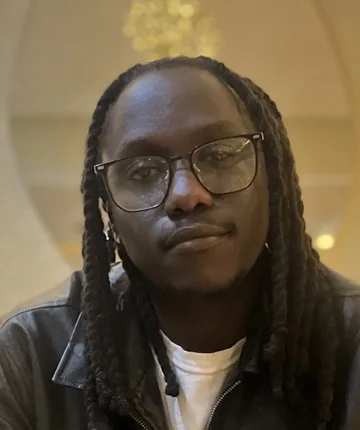
#> input picture assets/riley-headshot.webp, 360 x 430 px
$ python build-hero-assets.py
#> lines starting #> are read from the running program, lines starting #| are printed output that depends on the picture
#!/usr/bin/env python3
"""Build the site's still image assets from the source photos in assets/.

The hero video pipeline from the brief is intentionally not used; the hero is the
transparent full-body cutout. This script produces:

  public/portrait-full.webp   full-body cutout for the hero (transparent WebP)
  public/portrait-full-360.webp  smaller variant for phones
  public/portrait-bust.webp   480x600 head-to-shirt crop for the ID card
  public/og.jpg               1200x630 social preview

Requires: Pillow, fontTools and brotli (`pip install pillow fonttools brotli`).
Usage:    python3 scripts/build-hero-assets.py
"""
from io import BytesIO
from pathlib import Path

from fontTools.ttLib import TTFont
from PIL import Image, ImageDraw, ImageFont

ROOT = Path(__file__).resolve().parent.parent
SRC = ROOT / "assets"
PUB = ROOT / "public"
PAPER = (244, 242, 238)
INK = (13, 13, 13)
MUTE = (95, 93, 88)


def woff2_font(name: str, size: int, wght: int | None = None) -> ImageFont.FreeTypeFont:
    """Load a self-hosted .woff2 from src/fonts as a Pillow font."""
    f = TTFont(ROOT / "src" / "fonts" / name)
    f.flavor = None
    buf = BytesIO()
    f.save(buf)
    buf.seek(0)
    font = ImageFont.truetype(buf, size)
    if wght is not None:
        try:
            font.set_variation_by_axes([wght])
        except OSError:
            pass
    return font


def bust() -> None:
    im = Image.open(SRC / "riley-headshot.webp").convert("RGB")
#> im is the input picture: PIL image 360x430 RGB; mean R, G, B 102.7, 88.1, 65.9
    w, h = im.size
#> w = 360; h = 430
    target = 480 / 600
    cw = min(w, round(h * target))
#> cw = 344
    ch = round(cw / target)
#> ch = 430
    left = (w - cw) // 2
#> left = 8
    im.crop((left, 0, left + cw, ch)).resize((480, 600), Image.LANCZOS).save(PUB / "portrait-bust.webp", quality=86, method=6)
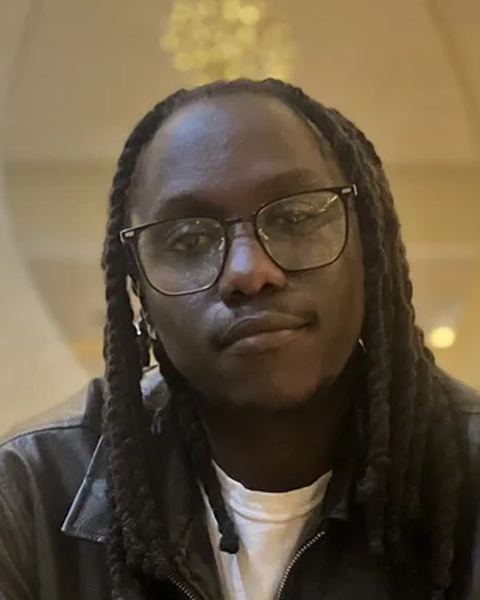
#> saved as portrait-bust.webp: PIL image 480x600 RGB; mean R, G, B 101, 86.6, 64.7


def full() -> Image.Image:
    im = Image.open(SRC / "riley-cutout.webp").convert("RGBA")
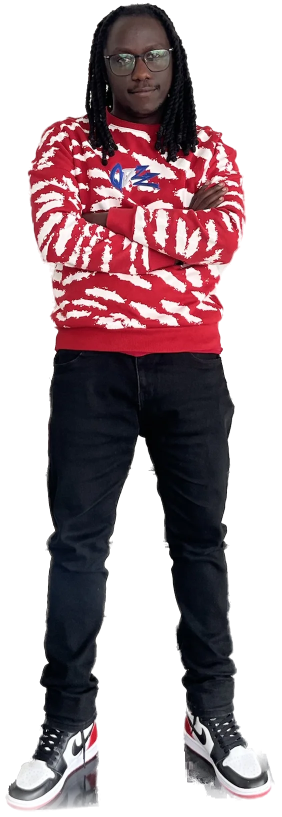
#> input picture assets/riley-cutout.webp, 563 x 1634 px (shown at 1/2 size)
#> im is the input picture: PIL image 563x1634 RGBA; mean R, G, B, A 88.5, 57.7, 65.7, 125
    cut = im.crop(im.getchannel("A").getbbox())
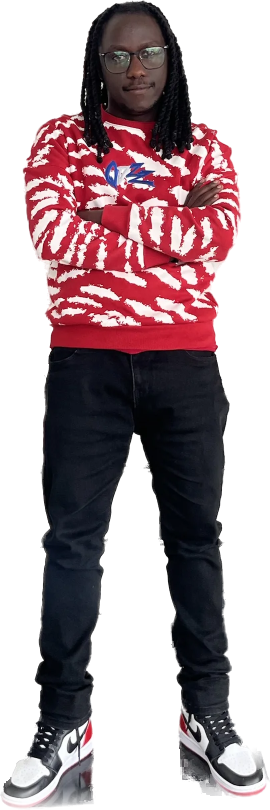
#> cut: PIL image 540x1619 RGBA (shown at 1/2 size); mean R, G, B, A 87.8, 57.1, 65, 131.5; transparent parts drawn white
    cut.save(PUB / "portrait-full.webp", quality=88, method=6)
    small = cut.resize((360, round(cut.height * 360 / cut.width)), Image.LANCZOS)
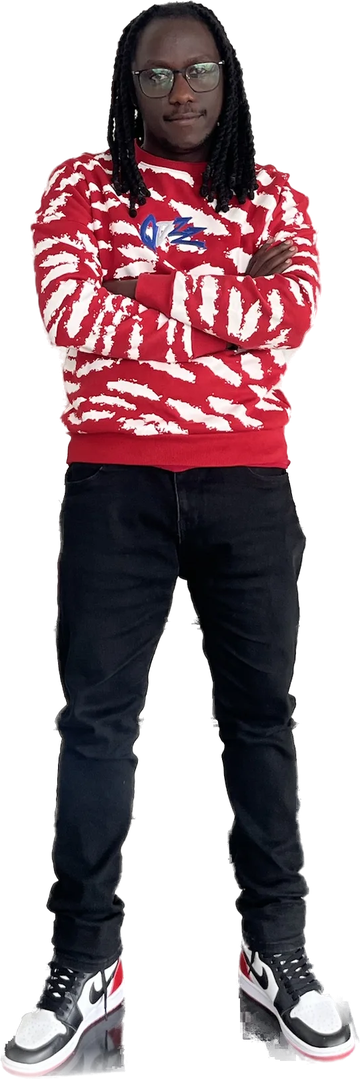
#> small: PIL image 360x1079 RGBA; mean R, G, B, A 50.7, 32.2, 37, 131.5; transparent parts drawn white
    small.save(PUB / "portrait-full-360.webp", quality=84, method=6)
    return im


def og(cut: Image.Image) -> None:
    canvas = Image.new("RGB", (1200, 630), PAPER)
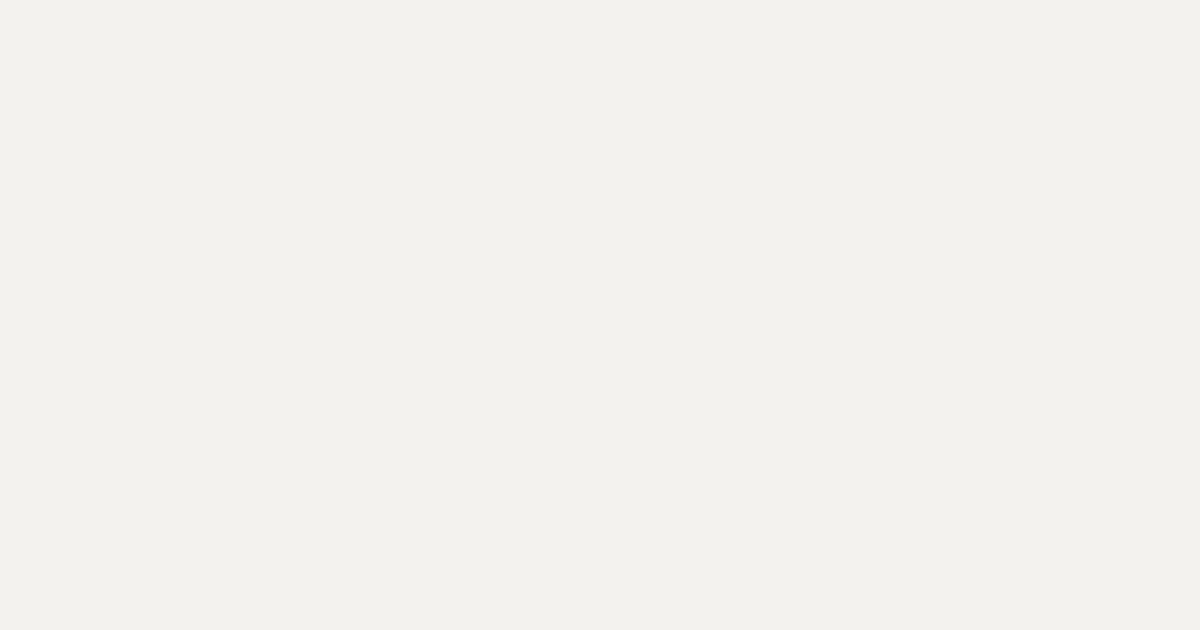
#> canvas: PIL image 1200x630 RGB; mean R, G, B 244, 242, 238
    d = ImageDraw.Draw(canvas)
    ghost = woff2_font("InterTight-Variable.woff2", 300, 800)
    d.text((620, 330), "RILEY", font=ghost, fill=(232, 229, 223), anchor="mm")
    person = cut.crop(cut.getchannel("A").getbbox())
    scale = 600 / person.height
    person = person.resize((round(person.width * scale), 600), Image.LANCZOS)
    canvas.paste(person, (1200 - person.width - 110, 30), person)
    mono = woff2_font("JetBrainsMono-Variable.woff2", 22, 500)
    title = woff2_font("InterTight-Variable.woff2", 84, 800)
    serif = ImageFont.truetype(BytesIO(_ttf("InstrumentSerif-Italic.woff2")), 52)
    d.text((72, 190), "RILEY KYULE  —  NAIROBI", font=mono, fill=MUTE)
    d.text((66, 240), "Full Stack &", font=title, fill=INK)
    d.text((66, 330), "DevOps Engineer.", font=title, fill=INK)
    d.text((72, 440), "who ships it and keeps it running.", font=serif, fill=MUTE)
    canvas.save(PUB / "og.jpg", quality=86, optimize=True)


def _ttf(name: str) -> bytes:
    f = TTFont(ROOT / "src" / "fonts" / name)
    f.flavor = None
    buf = BytesIO()
    f.save(buf)
    return buf.getvalue()


if __name__ == "__main__":
    PUB.mkdir(exist_ok=True)
    bust()
#> (the run stopped early here; a loop or call above may not have finished)
